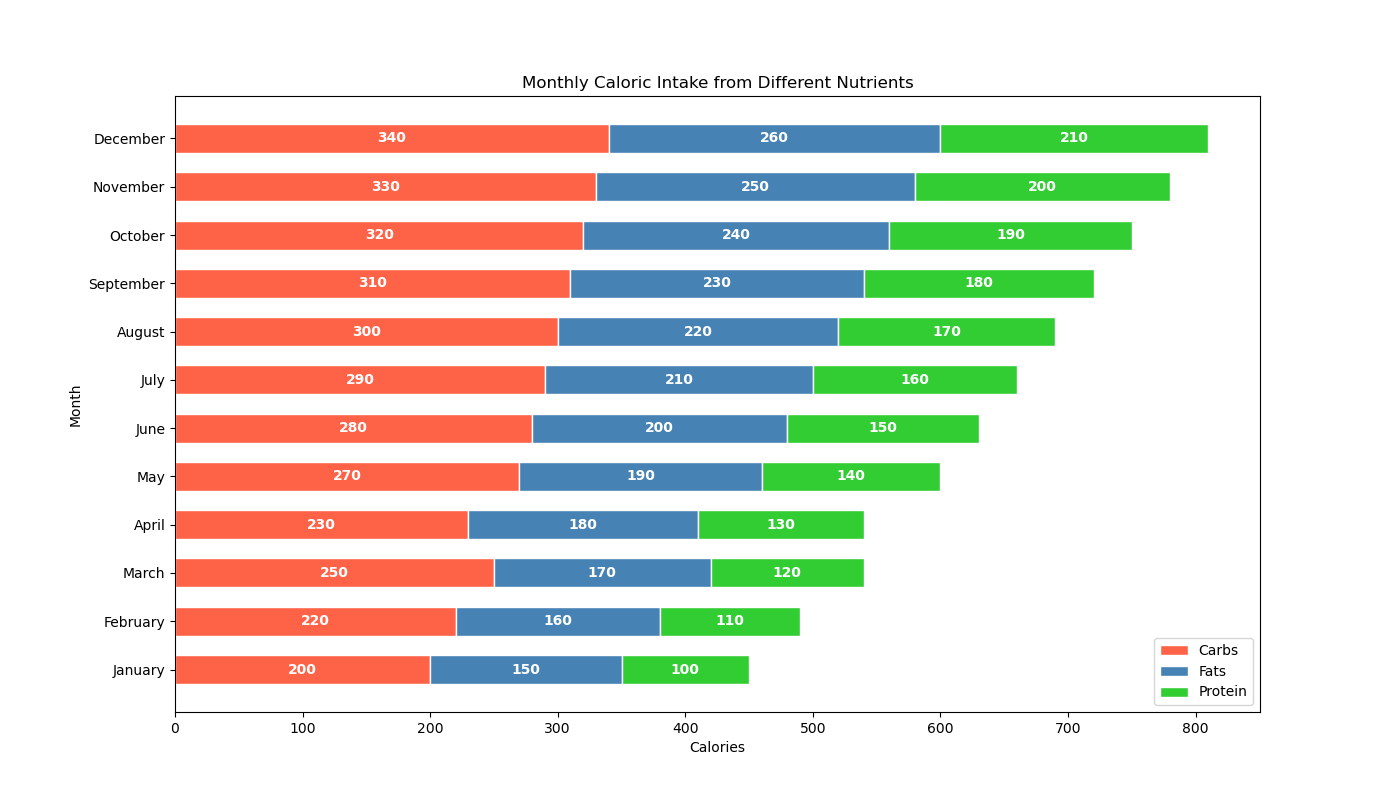

Source code (Python):

import matplotlib.pyplot as plt

# Data
months = ['January', 'February', 'March', 'April', 'May', 'June', 'July', 'August', 'September', 'October', 'November', 'December']
calories_carbs = [200, 220, 250, 230, 270, 280, 290, 300, 310, 320, 330, 340]
calories_fats = [150, 160, 170, 180, 190, 200, 210, 220, 230, 240, 250, 260]
calories_protein = [100, 110, 120, 130, 140, 150, 160, 170, 180, 190, 200, 210]

# Color codes for each calorie type
colors = ['#ff6347', '#4682b4', '#32cd32']

# Plot stacked horizontal bar chart
plt.figure(figsize=(14, 8)) # Width and height of the chart in inches
bar_height = 0.6 # Height of the bars

plt.barh(months, calories_carbs, color=colors[0], edgecolor='white', height=bar_height, label='Carbs')
plt.barh(months, calories_fats, left=calories_carbs, color=colors[1], edgecolor='white', height=bar_height, label='Fats')
plt.barh(months, calories_protein, left=[i+j for i,j in zip(calories_carbs, calories_fats)], color=colors[2], edgecolor='white', height=bar_height, label='Protein')

# Add labels and title
plt.xlabel('Calories')
plt.ylabel('Month')
plt.title('Monthly Caloric Intake from Different Nutrients')
plt.legend(loc='lower right')

# Add numerical labels
for i, (carb, fat, protein) in enumerate(zip(calories_carbs, calories_fats, calories_protein)):
    plt.text(carb / 2, i, str(carb), ha='center', va='center', color='white', fontweight='bold')
    plt.text(carb + fat / 2, i, str(fat), ha='center', va='center', color='white', fontweight='bold')
    plt.text(carb + fat + protein / 2, i, str(protein), ha='center', va='center', color='white', fontweight='bold')

# Display the final result
plt.show()
